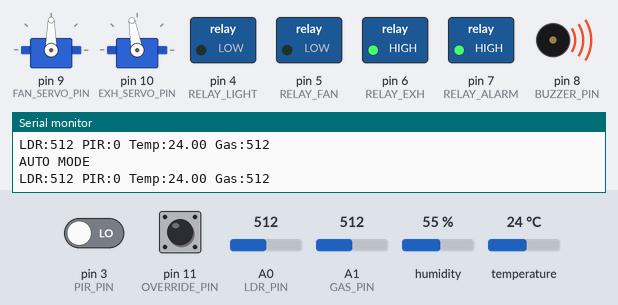
Bench run of a sketch on a simulated Arduino Uno, built with avr-gcc and run on an emulated ATmega328P. On the bench: 2 × servo, switched loads named in the sketch (green lamp = pin HIGH), buzzer (waves = sounding, pin HIGH), the last lines printed to the serial monitor. The test bench sets the inputs (shaded band); at power-on: A1 (GAS_PIN) = 512, temperature 24 °C, pin 3 (PIR_PIN) LOW, A0 (LDR_PIN) = 512, pin 11 (OVERRIDE_PIN) HIGH, humidity 55 %.

Above: at 1.2 s.
1.3 s: A1 (GAS_PIN) set to 462
7.3 s: A1 (GAS_PIN) set to 440
At 7.8 s:
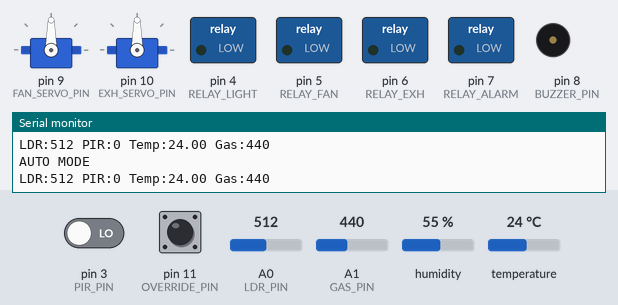
8.9 s: temperature set to 27.2 °C
11.3 s: temperature set to 28.7 °C
At 12.22 s:
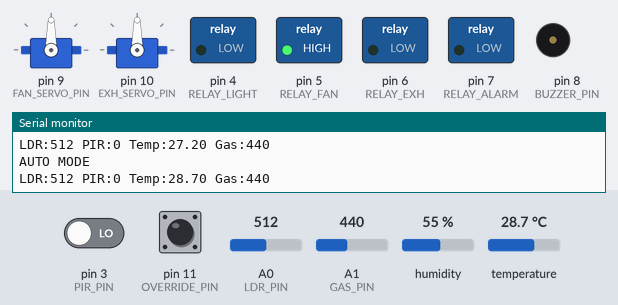
14.8 s: pin 3 (PIR_PIN) driven HIGH
At 15.05 s:
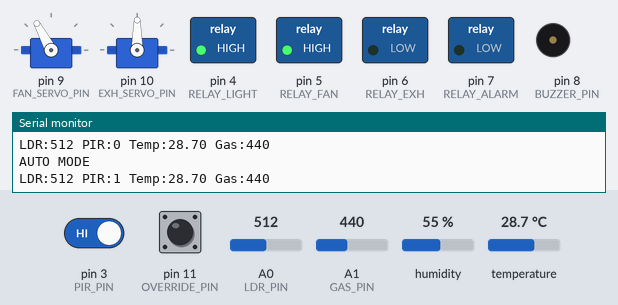
18.3 s: A0 (LDR_PIN) set to 492
At 19.49 s:
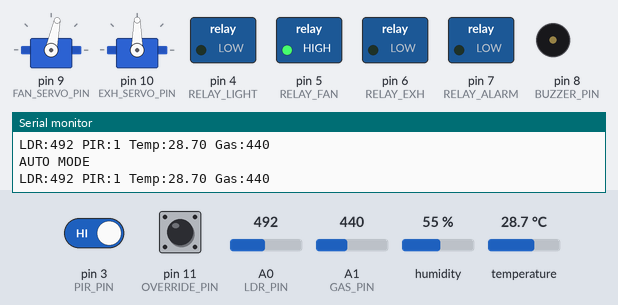
Timing chart, 0 to 40.8 s (numbered marks = the images above; inputs shaded):
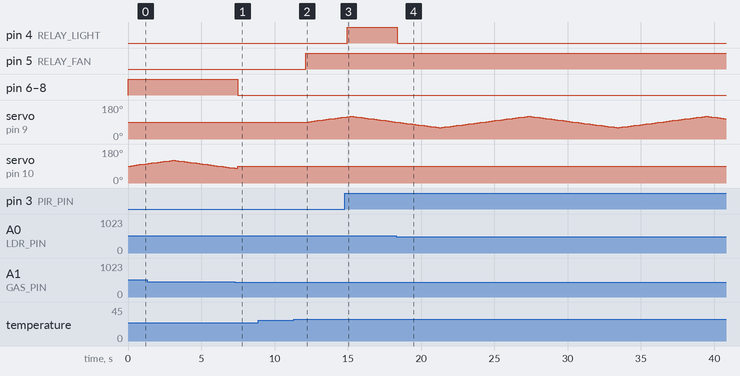

Measured:
- the behaviour switches between 451 and 450 on A1 (GAS_PIN) (found by bisection; images 0 and 1)
- the behaviour switches between 27.9 and 28 °C on temperature (found by bisection; images 1 and 2)
- the behaviour switches between 501 and 500 on A0 (LDR_PIN) (found by bisection; images 3 and 4)
- after the input at 7.3 s, pin 6 (RELAY_EXH), pin 7 (RELAY_ALARM), pin 8 (BUZZER_PIN): HIGH → LOW after 0.18 s
- after the input at 11.3 s, pin 5 (RELAY_FAN): LOW → HIGH after 0.83 s; servo on pin 9 (FAN_SERVO_PIN): moves from 90° to 116° over 2.4 s, starting after 1.0 s
- after the input at 14.8 s, pin 4 (RELAY_LIGHT): LOW → HIGH after 0.15 s
- after the input at 18.3 s, pin 4 (RELAY_LIGHT): HIGH → LOW after 0.09 s
- by itself, servo on pin 10 (EXH_SERVO_PIN): rises from 102° to 120° in 1.6 s, then falls to 78° in 4.2 s

The sketch:

HomeAutomation.ino
```cpp
#include <DHT.h>
#include <Servo.h>

#define DHTPIN 2
#define DHTTYPE DHT22

DHT dht(DHTPIN, DHTTYPE);

const int LDR_PIN = A0;
const int GAS_PIN = A1;
const int PIR_PIN = 3;
const int OVERRIDE_PIN = 11;

const int RELAY_LIGHT = 4;
const int RELAY_FAN   = 5;
const int RELAY_EXH   = 6;
const int RELAY_ALARM = 7;

const int BUZZER_PIN = 8;
const int FAN_SERVO_PIN = 9;
const int EXH_SERVO_PIN = 10;

Servo fanServo;
Servo exhServo;

int ldrThreshold = 500;
float tempThreshold = 28.0;
int gasThreshold = 450;

int fanPos = 90, fanDir = 1;
unsigned long fanLastMove = 0;

int exhPos = 90, exhDir = 1;
unsigned long exhLastMove = 0;

void setup() {
  Serial.begin(9600);
  dht.begin();

  pinMode(PIR_PIN, INPUT);
  pinMode(OVERRIDE_PIN, INPUT_PULLUP);

  pinMode(RELAY_LIGHT, OUTPUT);
  pinMode(RELAY_FAN, OUTPUT);
  pinMode(RELAY_EXH, OUTPUT);
  pinMode(RELAY_ALARM, OUTPUT);

  pinMode(BUZZER_PIN, OUTPUT);

  // ACTIVE-HIGH relays: OFF = LOW
  digitalWrite(RELAY_LIGHT, LOW);
  digitalWrite(RELAY_FAN, LOW);
  digitalWrite(RELAY_EXH, LOW);
  digitalWrite(RELAY_ALARM, LOW);
  digitalWrite(BUZZER_PIN, LOW);

  fanServo.attach(FAN_SERVO_PIN);
  exhServo.attach(EXH_SERVO_PIN);

  fanServo.write(90);
  exhServo.write(90);

  Serial.println("System started");
}

void loop() {

  if (digitalRead(OVERRIDE_PIN) == LOW) {
    // Manual override: everything OFF
    digitalWrite(RELAY_LIGHT, LOW);
    digitalWrite(RELAY_FAN, LOW);
    digitalWrite(RELAY_EXH, LOW);
    digitalWrite(RELAY_ALARM, LOW);
    digitalWrite(BUZZER_PIN, LOW);

    fanServo.write(90);
    exhServo.write(90);

    Serial.println("MANUAL OVERRIDE");
    delay(250);
    return;
  }

  Serial.println("AUTO MODE");

  int ldrVal = analogRead(LDR_PIN);
  int gasVal = analogRead(GAS_PIN);
  int pirVal = digitalRead(PIR_PIN);
  float temperature = dht.readTemperature();

  if (isnan(temperature)) temperature = 0;

  Serial.print("LDR:"); Serial.print(ldrVal);
  Serial.print(" PIR:"); Serial.print(pirVal);
  Serial.print(" Temp:"); Serial.print(temperature);
  Serial.print(" Gas:"); Serial.println(gasVal);

  if (ldrVal > ldrThreshold && pirVal == HIGH) {
    digitalWrite(RELAY_LIGHT, HIGH); // ON
  } else {
    digitalWrite(RELAY_LIGHT, LOW);  // OFF
  }

  if (temperature >= tempThreshold) {
    digitalWrite(RELAY_FAN, HIGH);
    updateServoOscillation(&fanServo, &fanPos, &fanDir, &fanLastMove, 20);
  } else {
    digitalWrite(RELAY_FAN, LOW);
    fanServo.write(90);
    fanPos = 90;
    fanDir = 1;
    fanLastMove = 0;
  }

  if (gasVal > gasThreshold) {
    digitalWrite(RELAY_EXH, HIGH);     // ON
    digitalWrite(RELAY_ALARM, HIGH);   // ON
    digitalWrite(BUZZER_PIN, HIGH);    // ON

    updateServoOscillation(&exhServo, &exhPos, &exhDir, &exhLastMove, 20);
  } else {
    digitalWrite(RELAY_EXH, LOW);       // OFF
    digitalWrite(RELAY_ALARM, LOW);     // OFF
    digitalWrite(BUZZER_PIN, LOW);      // OFF

    exhServo.write(90);
    exhPos = 90;
    exhDir = 1;
    exhLastMove = 0;
  }

  delay(200);
}

void updateServoOscillation(Servo *s, int *pos, int *dir, unsigned long *lastTime, unsigned long interval) {
  unsigned long now = millis();
  if (*lastTime == 0) *lastTime = now;

  if (now - *lastTime >= interval) {
    *lastTime = now;
    int step = 2;
    *pos += (*dir) * step;

    if (*pos <= 60) { *pos = 60; *dir = 1; }
    if (*pos >= 120) { *pos = 120; *dir = -1; }

    s->write(*pos);
  }
}
```
